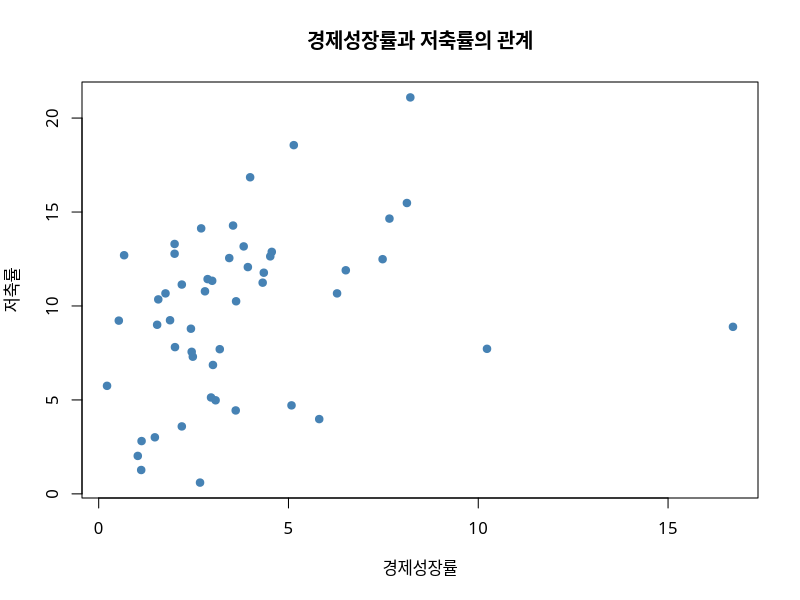
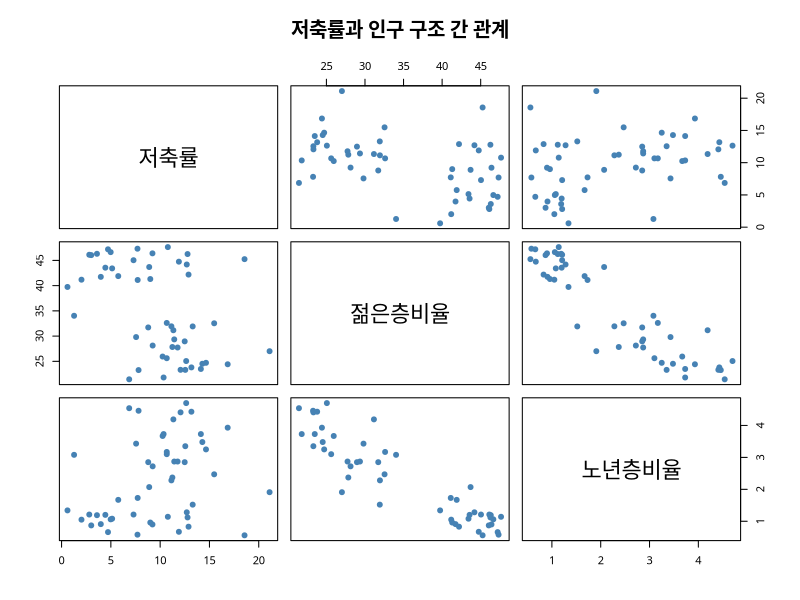
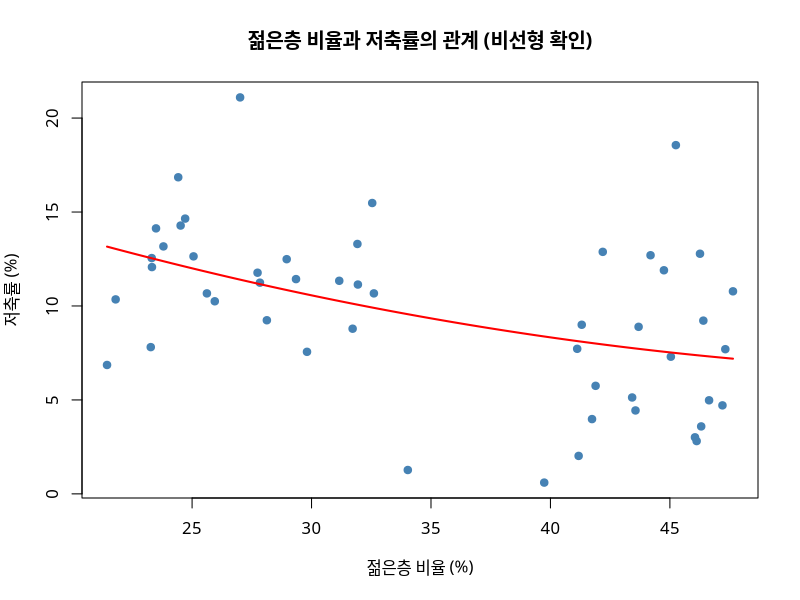
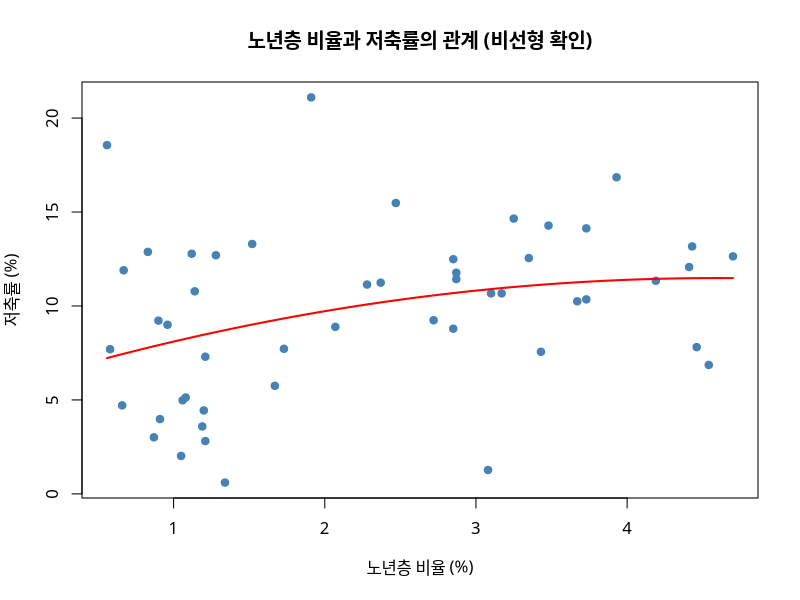

Write the R code that produced these figures, in order.
# MAC 한글 설정
par(family = "NanumGothic")

# 내장 데이터셋 불러오기
data("LifeCycleSavings")

# 1960년대 50개국의 경제적 지표로,
# 각 나라의 저축률, 소득 수준, 인구 성장률, 연령 구조 변화 등을 포함한다.


# 데이터 미리보기
head(LifeCycleSavings)

# 구조와 변수 타입 확인
str(LifeCycleSavings)

# 기초 요약 통계량
summary(LifeCycleSavings)

'
| 변수명  | 의미                           
| `sr`    | 개인 저축률
| `pop15` | 15세 미만 인구 비율               
| `pop75` | 75세 이상 인구 비율               
| `dpi`   | 1인당 실질 가처분소득 달러 단위  
| `ddpi`  | 실질 가처분소득 증가율     
'


# 원본 데이터 복사
df <- LifeCycleSavings[, c("sr", "pop15", "pop75")]

# 변수명 바꾸기
colnames(df) <- c("저축률", "젊은층비율", "노년층비율")


# 경제성장률과 저축률의 관계 확인
plot(LifeCycleSavings$ddpi, LifeCycleSavings$sr,
     xlab = "경제성장률", ylab = "저축률",
     main = "경제성장률과 저축률의 관계",
     pch = 19, col = "steelblue")

# 상관관계 보기
cor(LifeCycleSavings$ddpi, LifeCycleSavings$sr)   # 0.3047872

'
점들이 오른쪽 위로 올라감 : 양의 상관관계
→ 성장률 높을수록 저축률 높음
'

# 저축률↔젊은층, 저축률↔노년층, 젊은층↔노년층 관계 확인
pairs(df,
      main = "저축률과 인구 구조 간 관계",
      pch = 19, col = "steelblue")


# 상관관계 행렬 계산
cor_matrix <- cor(df)
round(cor_matrix, 3)  # 소수점 3자리까지만 보기


'
점이 왼쪽 위 → 오른쪽 아래로 기움 : 음의 상관 관계
젊은층 비율이 높을수록 저축률이 낮다 -> 생애주기 가설과 일치

저축률 ↔ 젊은층비율	-0.456	젊은층이 많을수록 저축률이 낮아지는 경향 (음의 상관)
저축률 ↔ 노년층비율 +0.317 노년층이 많을수록 저축률이 조금 높아지는 경향 (약한 양의 상관)
젊은층비율 ↔ 노년층비율 -0.908 젊은층이 많으면 노년층은 적은, 매우 강한 음의 상관 (거의 반비례)
'

##젊은층과 저축률

# (1) 선형 모형
model_linear <- lm(sr ~ pop15, data = LifeCycleSavings)

# (2) 비선형 모형 (2차항 추가)
model_quad <- lm(sr ~ poly(pop15, 2, raw = TRUE), data = LifeCycleSavings)

# 결과 비교
summary(model_linear)
summary(model_quad)

# 산점도
plot(LifeCycleSavings$pop15, LifeCycleSavings$sr,
     pch = 19, col = "steelblue",
     xlab = "젊은층 비율 (%)",
     ylab = "저축률 (%)",
     main = "젊은층 비율과 저축률의 관계 (비선형 확인)")

# 예측선 (2차 곡선)
x_seq <- seq(min(LifeCycleSavings$pop15), max(LifeCycleSavings$pop15), length.out = 100)
y_pred <- predict(model_quad, newdata = data.frame(pop15 = x_seq))
lines(x_seq, y_pred, col = "red", lwd = 2)



# 노년층과 저축률

# 선형 vs 비선형 모형
model75_linear <- lm(sr ~ pop75, data = LifeCycleSavings)
model75_quad <- lm(sr ~ poly(pop75, 2, raw = TRUE), data = LifeCycleSavings)

# 비교
summary(model75_linear)
summary(model75_quad)

# 시각화
plot(LifeCycleSavings$pop75, LifeCycleSavings$sr,
     pch = 19, col = "steelblue",
     xlab = "노년층 비율 (%)",
     ylab = "저축률 (%)",
     main = "노년층 비율과 저축률의 관계 (비선형 확인)")

x_seq <- seq(min(LifeCycleSavings$pop75), max(LifeCycleSavings$pop75), length.out = 100)
y_pred <- predict(model75_quad, newdata = data.frame(pop75 = x_seq))
lines(x_seq, y_pred, col = "red", lwd = 2)

